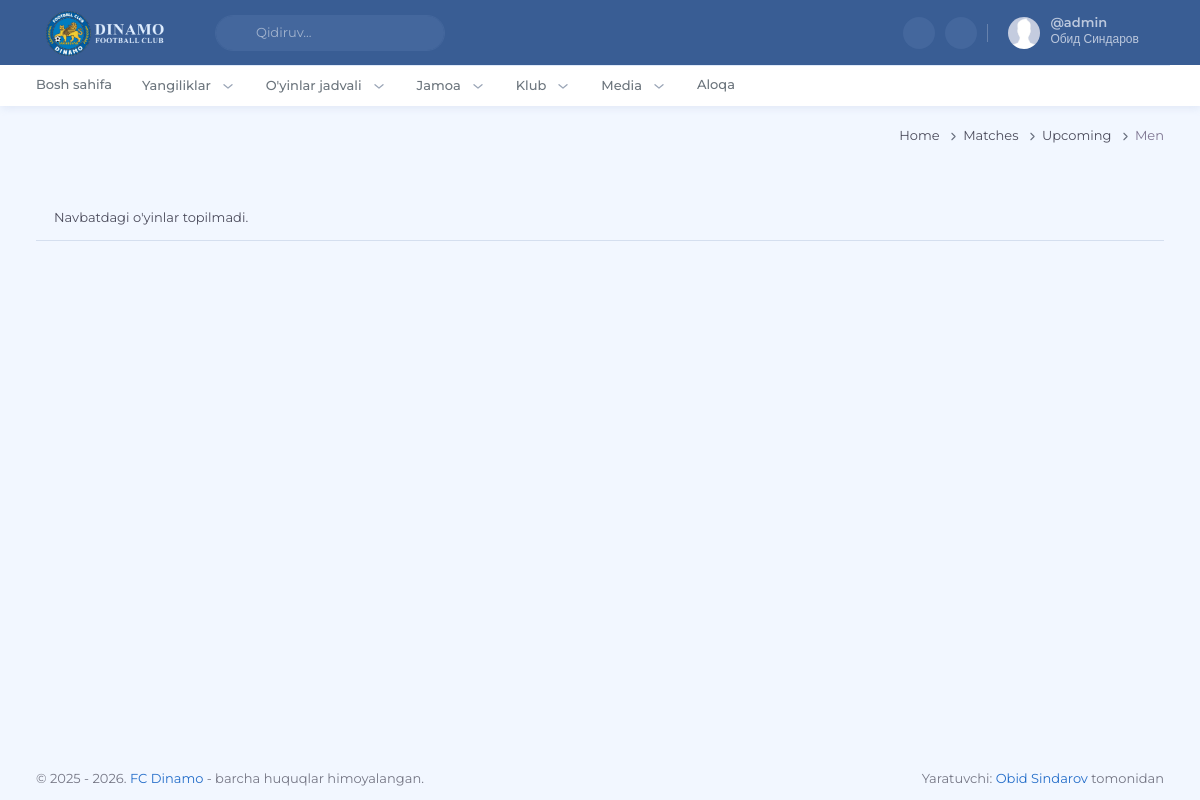
The app's page /matches/upcoming/men (signed in) with its own data.
### apps/users/models.py (models this page shows, shortened)
class CustomUser(AbstractUser):
    pass

### apps/matches/views.py (the view)
# urls.py: path('upcoming/<str:code>', views.matches_upcoming, name='matches_upcoming'),
def matches_upcoming(request, code):
    season = Season.objects.order_by('-year').first()
    matches_upcoming_all = utils.get_matches(season, team_type=code, finished=False, order='last', single=False)
    paths = [
        {'title': 'home', 'url': 'home', 'args': []},
        {'title': 'matches', 'url': 'matches_upcoming', 'args': [code]},
        {'title': 'upcoming', 'url': 'matches_upcoming', 'args': [code]},
        {'title': code, 'url': 'matches_upcoming', 'args': [code]},
    ]
    context = {
        'grouped_matches': utils.group_matches_by_month(matches_upcoming_all),
        'page_title': 'Navbatdagi o\'yinlar',
        'paths': paths,
        'men': 'active',
        'upcoming': 'active',
    }
    context.update(get_base_context(request))
    return render(request, 'matches/upcoming.html', context)

### apps/core/utils.py (called while the page is built)
def get_base_context(request):
    return {
        'current_year': datetime.now().year,
        'categorys': TeamType.objects.all().order_by('order')
    }

### apps/matches/utils.py (called while the page is built, shortened)
def get_matches(season, team_type=None, finished=None, order='last', single=True):
    if not season:
        return Match.objects.none()

### apps/matches/templates/matches/upcoming.html
{% extends "core/index.html" %} {% load static %} {% block title %}FC Dinamo - {{ page_title }}{% endblock title %} {% block css %} {% endblock css %}
{% block content %}
{% include "matches/components/list.html" %}
{% endblock content %} {% block js %} {% endblock js %}

### apps/core/templates/core/components/user-dropdown.html (shortened to what this page needs)
{% load static %}
{% if request.user.is_authenticated %}
<div id="user-dropdown-detailed" class="topbar-item nav-user">
    <div class="dropdown">
        <a class="topbar-link dropdown-toggle drop-arrow-none px-2" data-bs-toggle="dropdown" href="#!"
            aria-haspopup="false" aria-expanded="false">
            <img src="{% static 'images/user.jpg' %}" width="32" class="rounded-circle me-lg-2 d-flex"
                alt="user-image" />
            <div class="d-lg-flex align-items-center gap-1 d-none">
                <span>
                    <h5 class="my-0 lh-1 pro-username">@{{ request.user.username }}</h5>
                    <span class="fs-xs lh-1">{{ request.user.first_name }} {{ request.user.last_name }}</span>
                </span>
                <i class="ti ti-chevron-down align-middle"></i>
            </div>
        </a>
    </div>
</div>
{% endif %}

### records on screen
CustomUser: user.username "admin", user.first_name "Обид", user.last_name "Синдаров"

### other values on screen
{{ item.title|title }} "Home"
{{ item.title|title }} "Matches" "Upcoming"
{{ item.title|title }} "Men"
{{ page_title }} "Navbatdagi o'yinlar"
